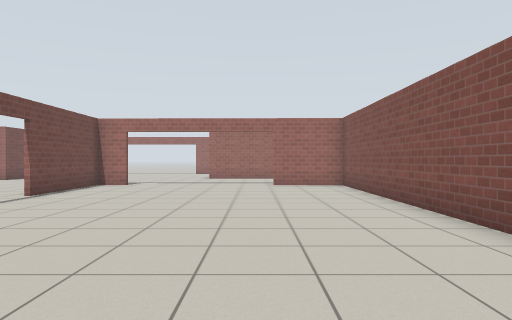
[1] (above)

24 first-person views from a walk through a Gazebo world. The camera is 0.94 m above the floor, looks level and sees 70° across. The floor is counted in squares, 1 m on a side. Each view is taken from the middle of a square. On the plan, view 1 faces up. The plan holds only what a view shows up to about 13 squares ahead; the rest is blank. Simple patterns stand in for the simulator's built-in surfaces. Some stock models are drawn as simple stand-ins.

[2]
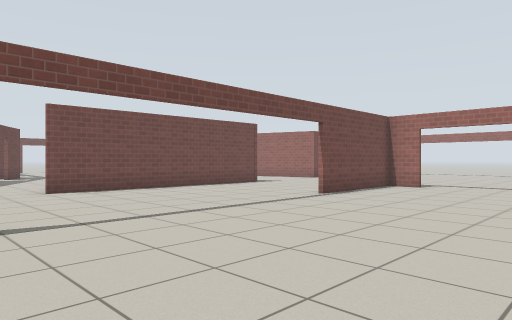

[3]
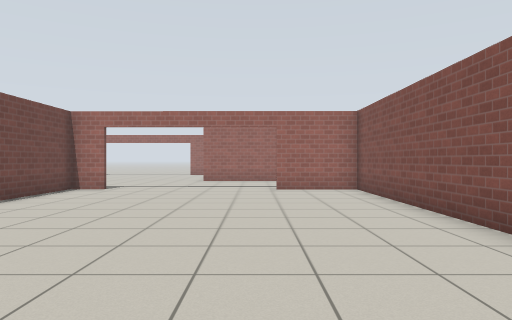

[4]
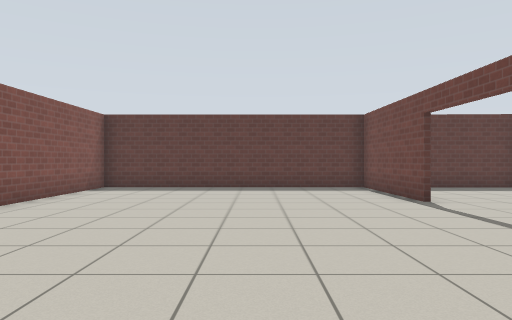

[5]
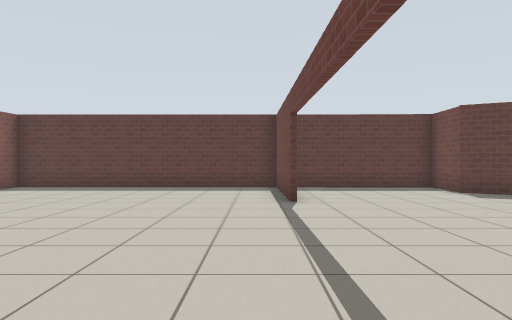

[6]
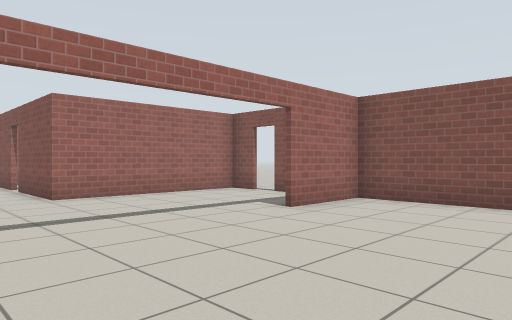

[7]
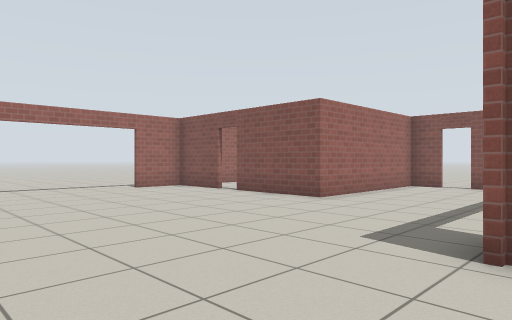

[8]
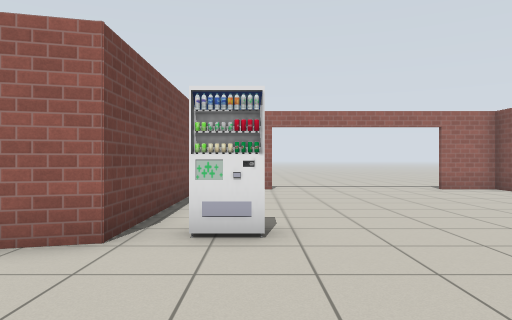

[9]
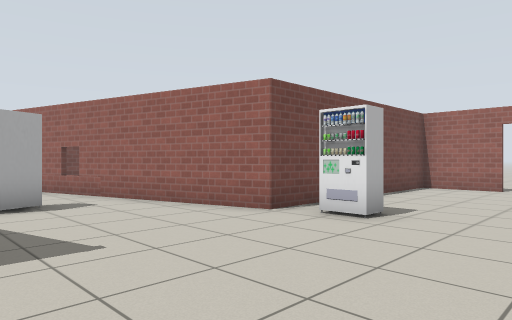

[10]
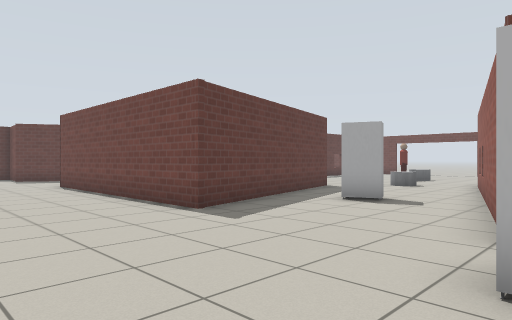

[11]
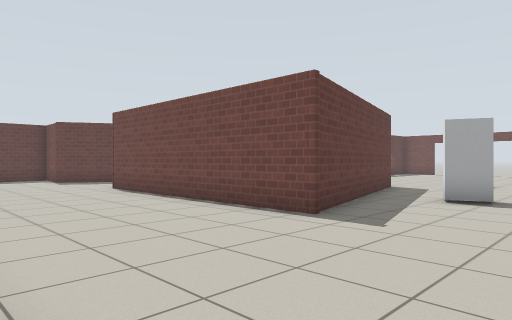

[12]
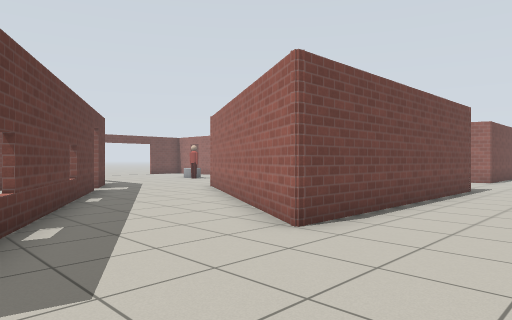

[13]
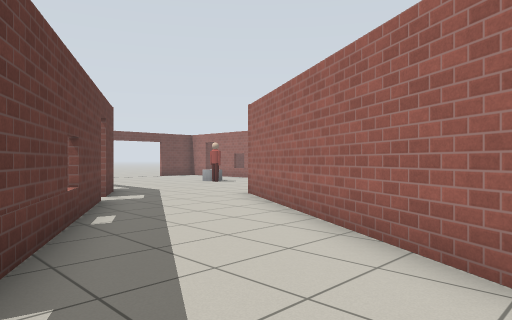

[14]
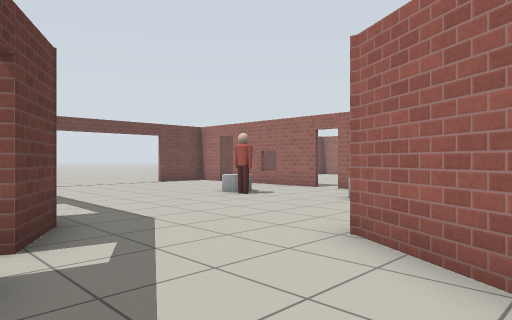

[15]
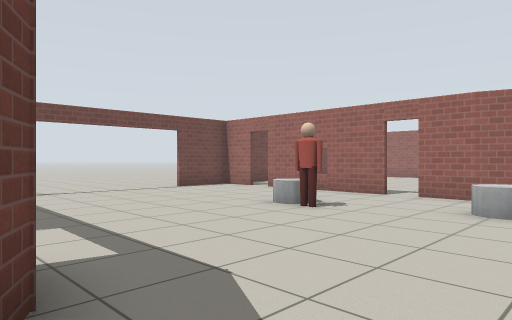

[16]
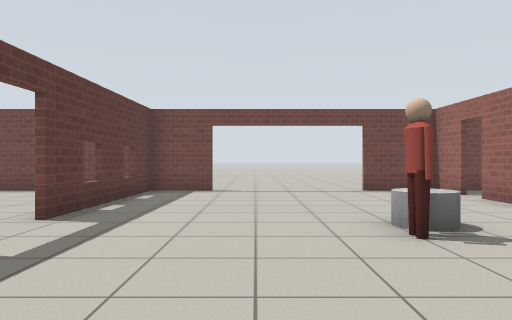

[17]
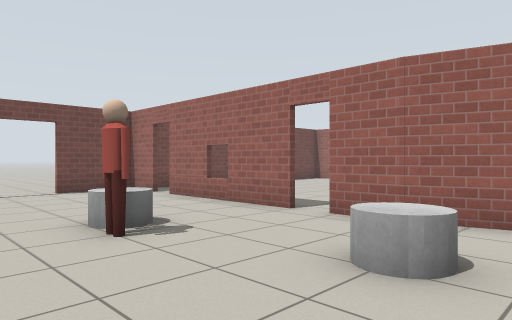

[18]
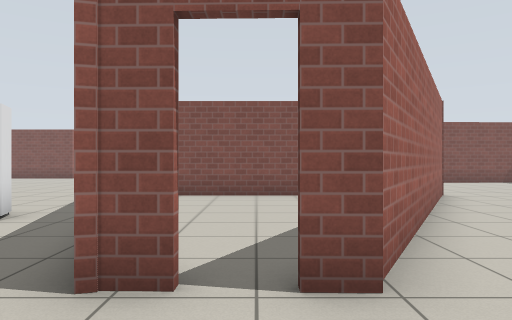

[19]
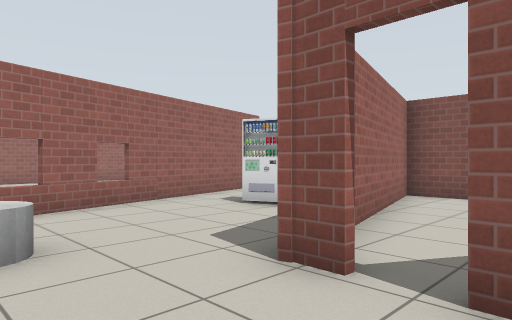

[20]
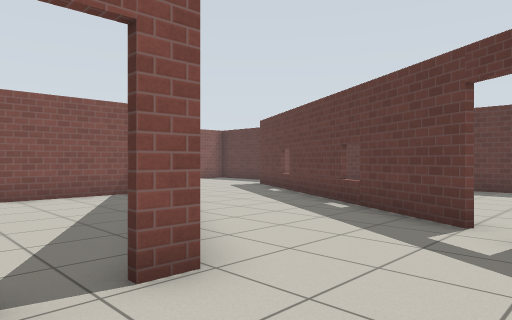

[21]
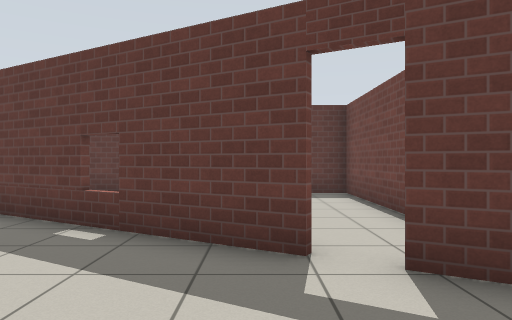

[22]
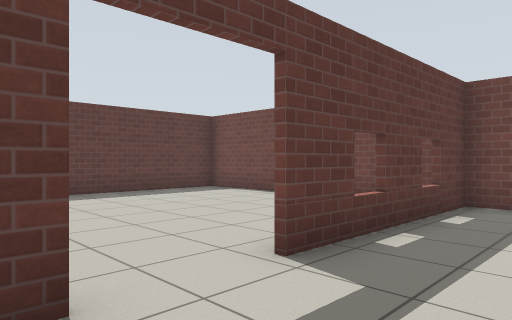

[23]
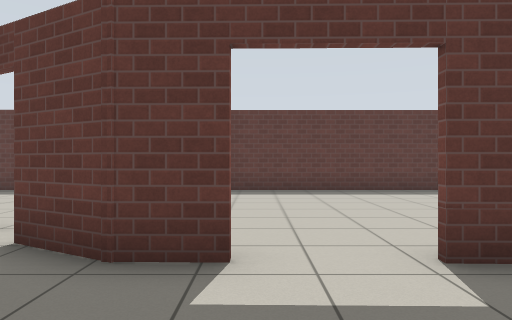

[24]
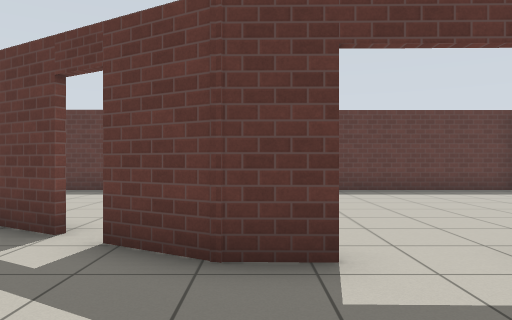

### Floor plan
Ten units are one square. View 1 is at (0, 0); x grows to the right and y downward. Boxes are objects, and circles mark ways between rooms. Rooms are numbered by the first view taken in them; rooms with no view inside come last. Other rooms are left out.
<svg viewBox="-307 -255 344 286">
<path fill="none" stroke="#000" d="M32 -45 32 -136 6 -137M-58 -18 -57 26 32 26 32 -26M-48 -137 -63 -137M-59 -137 -59 -95M-172 -106 -112 -122 -112 -40 -184 -82M-23 -224 -23 -247 -41 -247M-94 -247 -117 -247 -117 -171 -198 -149M32 -159 32 -165M32 -172 32 -184 -23 -184 -23 -215M-196 -45 -109 4 -110 24 -64 24M-216 -56 -202 -49M-229 -57 -216 -56M-235 -145 -279 -145M-213 -145 -228 -145M-184 -95 -184 -103 -172 -106M-184 -82 -184 -88M-198 -149 -215 -144M-302 -78 -302 -58 -246 -57M-288 -145 -302 -145 -302 -123M-302 -53 -302 24 -221 24M-189 24 -143 24M-216 -25 -216 24 -205 24M-114 -53 -113 -120 -164 -107"/>
<rect x="-155" y="-145" width="10" height="20" fill="#bbb"><title>vending machine</title></rect>
<rect x="-115" y="-185" width="20" height="10" fill="#bbb"><title>vending machine</title></rect>
<rect x="-245" y="-125" width="10" height="20" fill="#bbb"><title>grey cylinder</title></rect>
<rect x="-215" y="-125" width="20" height="10" fill="#bbb"><title>grey cylinder</title></rect>
<circle cx="-20" cy="-140" r="3" fill="#2a7"/>
<circle cx="-60" cy="-55" r="3" fill="#2a7"/>
<circle cx="-180" cy="-130" r="3" fill="#2a7"/>
<circle cx="-195" cy="-65" r="3" fill="#2a7"/>
<circle cx="-200" cy="-50" r="3" fill="#2a7"/>
<circle cx="-235" cy="-60" r="3" fill="#2a7"/>
<circle cx="-180" cy="-90" r="3" fill="#2a7"/>
<text x="-20" y="-60">1</text>
<text x="-90" y="-130">2</text>
<text x="-240" y="-100">3</text>
<text x="-260" y="-20">4</text>
<text x="-180" y="-10">5</text>
<text x="-140" y="-90">6</text>
</svg>
Room 1 opens to room 2. Room 2 opens to room 3. Room 2 opens to room 5. Room 3 opens to room 4. Room 3 opens to room 6.

Where each view was taken, in squares from view 1:
view 1: 0 up, 0 right, facing up
view 2: 1 up, 0 right, facing up-left
view 3: 2 up, 0 right, facing up
view 4: 10 up, 2 left, facing down
view 5: 10 up, 5 left, facing down
view 6: 9 up, 5 left, facing up-right
view 7: 13 up, 10 left, facing up-right
view 8: 13 up, 10 left, facing up
view 9: 12 up, 7 left, facing up-left
view 10: 18 up, 7 left, facing down-left
view 11: 16 up, 6 left, facing down-left
view 12: 0 up, 8 left, facing up-left
view 13: 1 up, 11 left, facing up-left
view 14: 4 up, 16 left, facing up-left
view 15: 5 up, 19 left, facing up-left
view 16: 9 up, 19 left, facing left
view 17: 9 up, 19 left, facing up-left
view 18: 9 up, 21 left, facing right
view 19: 8 up, 21 left, facing up-right
view 20: 10 up, 21 left, facing down-right
view 21: 8 up, 19 left, facing down
view 22: 8 up, 22 left, facing down-left
view 23: 9 up, 23 left, facing down
view 24: 9 up, 22 left, facing down
